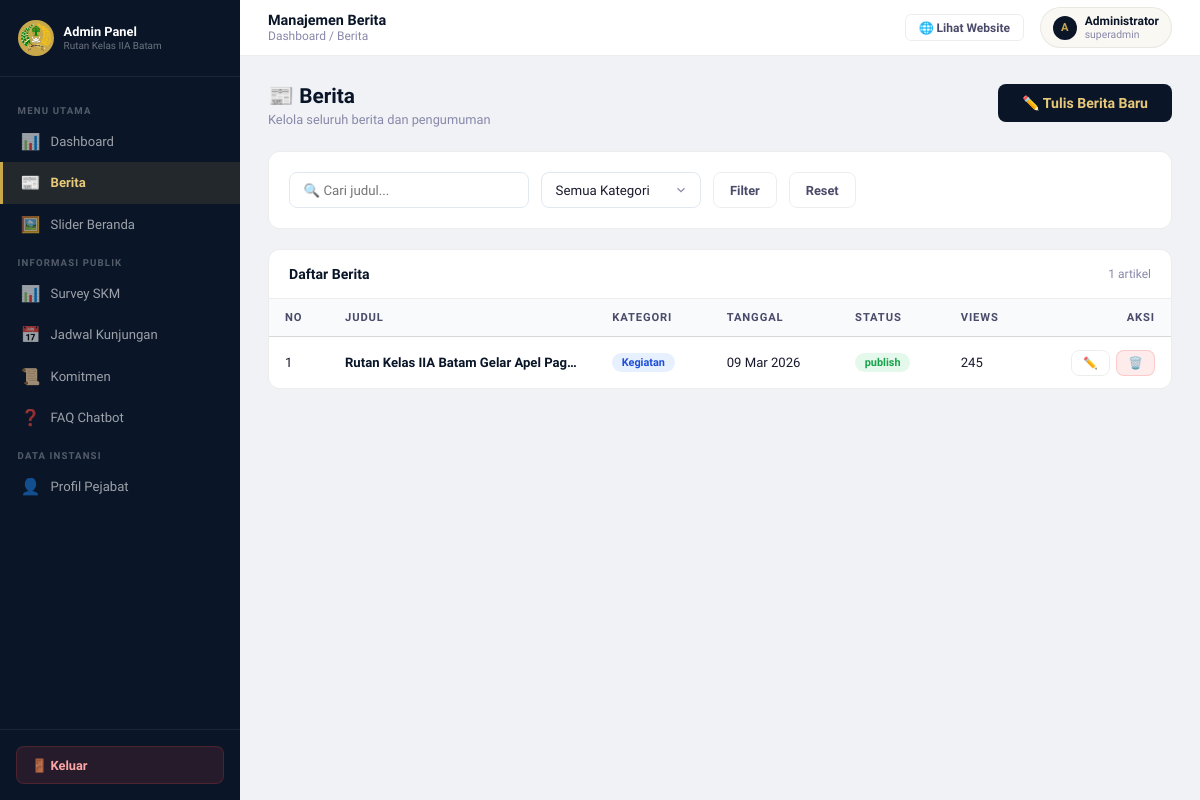
/admin/berita.php (signed in), run on the app's committed database.
### tables this page shows
CREATE TABLE `berita` (
  `id`          INT AUTO_INCREMENT PRIMARY KEY,
  `judul`       VARCHAR(300) NOT NULL,
  `slug`        VARCHAR(320) NOT NULL UNIQUE,   
  `ringkasan`   TEXT,
  `isi`         LONGTEXT NOT NULL,
  `gambar`      VARCHAR(255),                   
  `kategori`    ENUM('kegiatan','pengumuman','prestasi','pembinaan') NOT NULL,
  `status`      ENUM('publish','draft') DEFAULT 'draft',
  `penulis`     VARCHAR(100) DEFAULT 'Humas Rutan Batam',
  `views`       INT DEFAULT 0,
  `tanggal`     DATE,
  `created_at`  TIMESTAMP DEFAULT CURRENT_TIMESTAMP,
  `updated_at`  TIMESTAMP DEFAULT CURRENT_TIMESTAMP ON UPDATE CURRENT_TIMESTAMP
);

### backend/includes/helpers.php (called while the page is built, shortened)
<?php
function bersihkan(string $input): string {
    return htmlspecialchars(strip_tags(trim($input)), ENT_QUOTES, 'UTF-8');
}

### admin/berita.php (the view, shortened to what this page needs)
<?php
require_once __DIR__ . '/../backend/includes/helpers.php';
$db     = getDB();
$action = $_GET['action'] ?? (!empty($_GET['edit']) ? 'edit' : 'list');
$cari = bersihkan($_GET['cari'] ?? '');
$sql  = "SELECT id,judul,kategori,status,tanggal,views FROM berita WHERE 1=1";
$par  = [];
$sql .= " ORDER BY created_at DESC";
$stmt = $db->prepare($sql); $stmt->execute($par);
$daftarBerita = $stmt->fetchAll();
?>
<!DOCTYPE html>
<html lang="id">
<head>
  <link rel="stylesheet" href="css/admin.css"/>
</head>
<body>
<div class="admin-layout">
<?php include __DIR__ . '/includes/sidebar.php'; ?>
<div class="admin-main">
  <header class="admin-topbar">
    <div class="topbar-left">
      <div><div class="topbar-page-title">Manajemen Berita</div>
      <div class="topbar-breadcrumb">Dashboard / Berita</div></div>
    </div>
    <div class="topbar-right">
      <a href="../index.php" target="_blank" class="btn-view-site">🌐 Lihat Website</a>
      <div class="admin-user-chip">
        <div class="admin-user-avatar"><?= strtoupper(substr($_SESSION['admin_nama'],0,1)) ?></div>
        <div><div class="admin-user-name"><?= htmlspecialchars($_SESSION['admin_nama']) ?></div>
        <div class="admin-user-role"><?= $_SESSION['admin_role'] ?></div></div>
      </div>
    </div>
  </header>
  <div class="admin-content">
  <?php if ($action === 'list'): ?>
  <div class="admin-page-header">
    <div><div class="admin-page-title">📰 Berita</div>
    <div class="admin-page-desc">Kelola seluruh berita dan pengumuman</div></div>
    <a href="berita.php?action=tambah" class="btn btn-primary btn-lg">✏️ Tulis Berita Baru</a>
  </div>
  <div class="admin-card" style="margin-bottom:1.25rem;">
    <div class="admin-card-body" style="display:flex; gap:0.75rem; flex-wrap:wrap;">
      <form method="GET" style="display:flex; gap:0.75rem; flex-wrap:wrap; width:100%;">
        <input type="text" name="cari" class="form-control" placeholder="🔍 Cari judul..." style="max-width:240px;" value="<?= htmlspecialchars($cari) ?>"/>
        <select name="kategori" class="form-control" style="max-width:160px;">
          <option value="">Semua Kategori</option>
        </select>
        <button type="submit" class="btn btn-outline">Filter</button>
        <a href="berita.php" class="btn btn-outline">Reset</a>
      </form>
    </div>
  </div>
  <div class="admin-card">
    <div class="admin-card-header">
      <div class="admin-card-title">Daftar Berita</div>
      <span style="font-size:0.75rem; color:var(--text-light);"><?= count($daftarBerita) ?> artikel</span>
    </div>
    <div class="admin-table-wrap">
      <table class="admin-table">
        <thead><tr><th>No</th><th>Judul</th><th>Kategori</th><th>Tanggal</th><th>Status</th><th>Views</th><th style="text-align:right">Aksi</th></tr></thead>
        <tbody>
        <?php foreach ($daftarBerita as $i => $b): ?>
        <tr>
          <td><?= $i+1 ?></td>
          <td style="max-width:220px; white-space:nowrap; overflow:hidden; text-overflow:ellipsis; font-weight:600; color:var(--navy);">
            <?= htmlspecialchars($b['judul']) ?>
          </td>
          <td><span class="badge badge-<?= $b['kategori'] ?>"><?= ucfirst($b['kategori']) ?></span></td>
          <td><?= $b['tanggal'] ? date('d M Y', strtotime($b['tanggal'])) : '—' ?></td>
          <td><span class="badge badge-<?= $b['status']==='publish'?'publish':'draft' ?>"><?= $b['status'] ?></span></td>
          <td><?= $b['views'] ?></td>
          <td>
            <div class="td-actions">
              <a href="berita.php?edit=<?= $b['id'] ?>" class="btn btn-outline btn-sm">✏️</a>
              <form method="POST" style="display:inline;" onsubmit="return confirm('Hapus berita ini?')">
                <button type="submit" class="btn btn-danger btn-sm">🗑️</button>
              </form>
            </div>
          </td>
        </tr>
        <?php endforeach; ?>
        </tbody>
      </table>
    </div>
  </div>
  <?php endif; ?>
  </div>
</div>
</div>
</body>
</html>

### data on the page
berita: judul "Rutan Kelas IIA Batam Gelar Apel Pag…", kategori "Kegiatan", tanggal "09 Mar 2026", status "publish", views "245"

### other printed values
substr($_SESSION['admin_nama'],0,1) "A"
$_SESSION['admin_nama'] "Administrator"
$_SESSION['admin_role'] "superadmin"
count($daftarBerita) "1"
